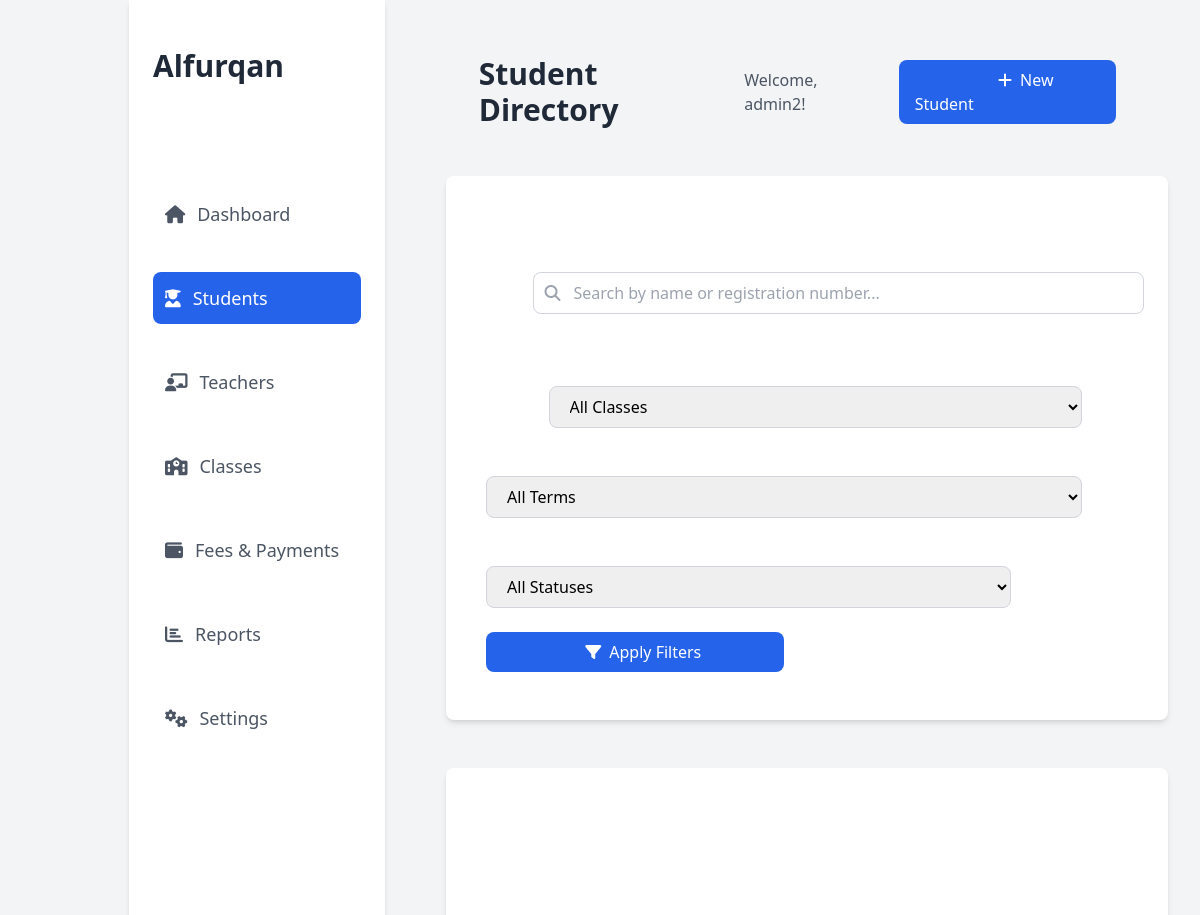
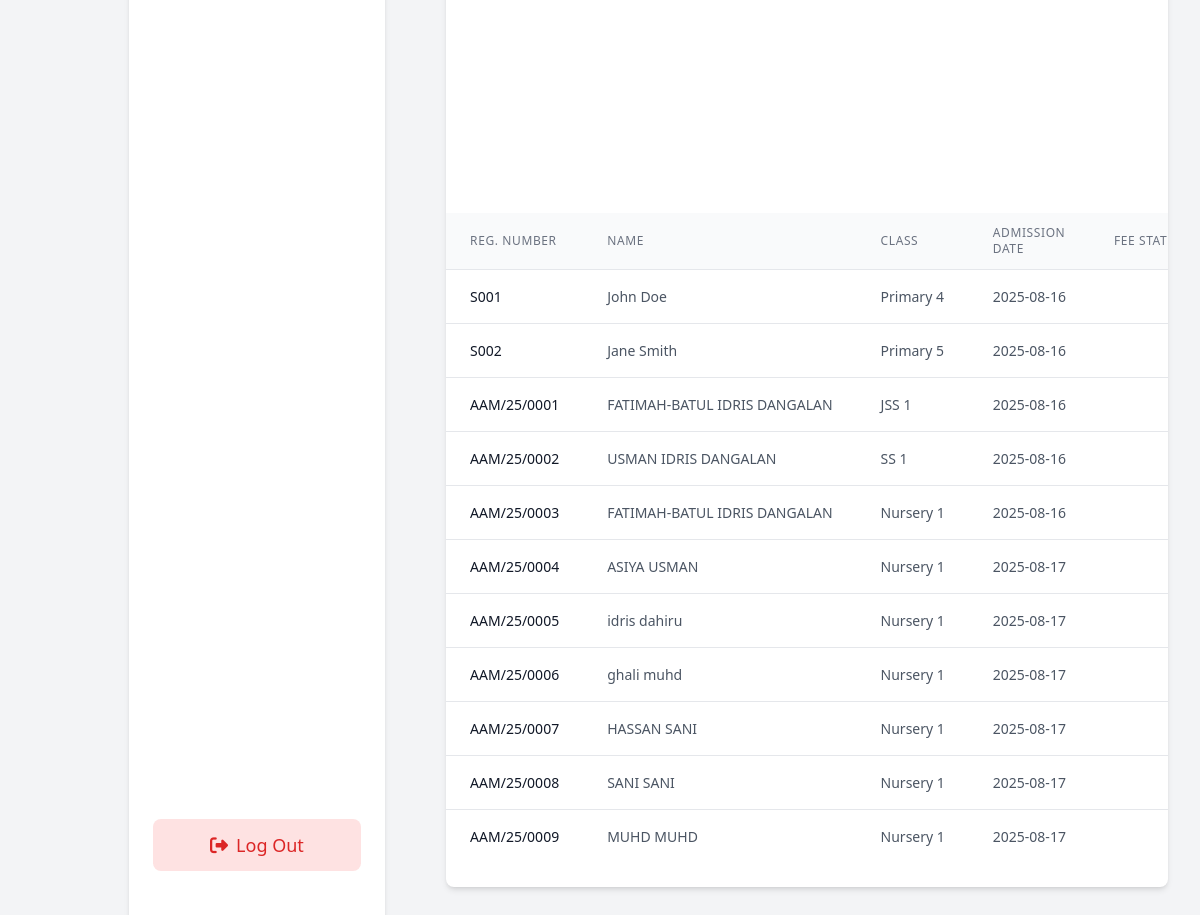
Page /students (signed in) on the committed database (2 pictures, top to bottom).
### app/models.py (models this page shows, shortened)
class User(db.Model, UserMixin):
    __tablename__ = 'users'
    id = db.Column(db.Integer, primary_key=True)
    username = db.Column(db.String(64), unique=True, nullable=False)
    password_hash = db.Column(db.String(128), nullable=False)
    role = db.Column(db.String(64), default='user', nullable=False)
    @property
    def password(self):
        """Prevents access to password property"""
        raise AttributeError('password is not a readable attribute')

class Student(db.Model):
    __tablename__ = 'students'
    reg_number = db.Column(db.String(20), primary_key=True, nullable=False)
    name = db.Column(db.String(100), nullable=False)
    dob = db.Column(db.String(10), nullable=False)
    gender = db.Column(db.String(10), nullable=False)
    address = db.Column(db.String(200))
    phone = db.Column(db.String(20))
    email = db.Column(db.String(100))
    student_class = db.Column(db.String(50), nullable=False)
    term = db.Column(db.String(50), nullable=False)
    academic_year = db.Column(db.String(10), nullable=False)
    admission_date = db.Column(db.String(10), nullable=False)
    payments = db.relationship('Payment', back_populates='student', lazy=True)

### app/routes.py (the view)
@main.route('/students', defaults={'student_class': None})
@main.route('/students/<student_class>')
@login_required
def students(student_class):
    status_filter = request.args.get('status', 'all')
    class_filter = student_class or request.args.get('class', 'all')
    term_filter = request.args.get('term', 'all')
    search_query = request.args.get('search_query', '').strip()
    students_data = Student.query
    if class_filter != 'all':
        students_data = students_data.filter_by(student_class=class_filter)
    if term_filter != 'all':
        students_data = students_data.filter_by(term=term_filter)
    if search_query:
        students_data = students_data.filter(
            (Student.name.like(f'%{search_query}%')) |
            (Student.reg_number.like(f'%{search_query}%'))
        )
    students_data = students_data.all()
    current_academic_year, current_term_for_status = get_current_school_period()
    students_with_status = []
    for student in students_data:
        student.fee_status = get_fee_status(student.reg_number, current_academic_year, current_term_for_status)
        students_with_status.append(student)
    if status_filter != 'all':
        students_with_status = [s for s in students_with_status if s.fee_status == status_filter]
    all_classes = sorted(c.name for c in Class.query.all())
    all_terms = ['First Term', 'Second Term', 'Third Term']
    return render_template(
        'students.html',
        students=students_with_status,
        status_filter=status_filter,
        class_filter=class_filter,
        term_filter=term_filter,
        search_query=search_query,
        classes=all_classes,
        terms=all_terms
    )

### app/__init__.py (called while the page is built)
def get_current_school_period():
    now = datetime.now()
    month = now.month
    if 9 <= month <= 12:
        academic_year = f"{now.year}/{now.year + 1}"
        term = "First Term"
    elif 1 <= month <= 4:
        academic_year = f"{now.year - 1}/{now.year}"
        term = "Second Term"
    else: # 5 <= month <= 8
        academic_year = f"{now.year - 1}/{now.year}"
        term = "Third Term"
    return {
        'academic_year': academic_year,
        'term': term
    }

### app/routes.py (called while the page is built)
def get_fee_status(student_reg_number, academic_year_check, term_check):
    student = Student.query.get(student_reg_number)
    if not student:
        return 'N/A'
    expected_fee = Fee.query.filter_by(
        student_class=student.student_class,
        term=term_check,
        academic_year=academic_year_check
    ).first()
    expected_amount = expected_fee.amount if expected_fee else 0.0
    total_paid = db.session.query(db.func.sum(Payment.amount_paid)).filter(
        Payment.student_reg_number == student_reg_number,
        Payment.term == term_check,
        Payment.academic_year == academic_year_check
    ).scalar() or 0.0
    if expected_amount > 0:
        if total_paid >= expected_amount:
            return 'Paid'
        else:
            return 'Defaulter'
    else:
        return 'Paid'

### app/templates/students.html (shortened to what this page needs)
<!DOCTYPE html>
<html lang="en">
<head>
    <script src="https://cdn.tailwindcss.com"></script>
    <link href="https://cdnjs.cloudflare.com/ajax/libs/font-awesome/6.4.0/css/all.min.css" rel="stylesheet">
</head>
<body class="bg-gray-100 flex h-screen">
    <aside class="w-64 bg-white p-6 shadow-md flex flex-col">
        <h1 class="text-3xl font-bold text-gray-800 mb-8">Alfurqan</h1>
        <nav class="flex-grow">
            <ul class="space-y-2">
                <li><a href="{{ url_for('main.dashboard') }}" class="flex items-center p-3 text-lg font-medium text-gray-600 hover:bg-gray-200 rounded-lg transition-colors duration-200"><i class="fas fa-home mr-3"></i>Dashboard</a></li>
                <li><a href="{{ url_for('main.students') }}" class="flex items-center p-3 text-lg font-medium text-white bg-blue-600 rounded-lg transition-colors duration-200"><i class="fas fa-user-graduate mr-3"></i>Students</a></li>
                <li><a href="{{ url_for('main.teachers') }}" class="flex items-center p-3 text-lg font-medium text-gray-600 hover:bg-gray-200 rounded-lg transition-colors duration-200"><i class="fas fa-chalkboard-teacher mr-3"></i>Teachers</a></li>
                <li><a href="{{ url_for('main.manage_classes') }}" class="flex items-center p-3 text-lg font-medium text-gray-600 hover:bg-gray-200 rounded-lg transition-colors duration-200"><i class="fas fa-school mr-3"></i>Classes</a></li>
                <li><a href="{{ url_for('main.fees') }}" class="flex items-center p-3 text-lg font-medium text-gray-600 hover:bg-gray-200 rounded-lg transition-colors duration-200"><i class="fas fa-wallet mr-3"></i>Fees & Payments</a></li>
                <li><a href="{{ url_for('main.reports') }}" class="flex items-center p-3 text-lg font-medium text-gray-600 hover:bg-gray-200 rounded-lg transition-colors duration-200"><i class="fas fa-chart-bar mr-3"></i>Reports</a></li>
                <li><a href="{{ url_for('main.settings') }}" class="flex items-center p-3 text-lg font-medium text-gray-600 hover:bg-gray-200 rounded-lg transition-colors duration-200"><i class="fas fa-cogs mr-3"></i>Settings</a></li>
            </ul>
        </nav>
        <div class="mt-8">
            <a href="{{ url_for('main.logout') }}" class="block text-center p-3 text-lg font-medium text-red-600 bg-red-100 rounded-lg hover:bg-red-200 transition-colors duration-200"><i class="fas fa-sign-out-alt mr-2"></i>Log Out</a>
        </div>
    </aside>
    <main class="flex-1 p-8 overflow-y-auto">
        <header class="flex justify-between items-center mb-6">
            <h2 class="text-3xl font-semibold text-gray-800">Student Directory</h2>
            <div class="flex items-center space-x-4">
                <span class="text-gray-600">Welcome, {{ current_user.username }}!</span>
                <a href="{{ url_for('main.register_student') }}" class="bg-blue-600 text-white px-4 py-2 rounded-lg hover:bg-blue-700 transition-colors duration-200">
                    <i class="fas fa-plus mr-2"></i>New Student
                </a>
            </div>
        </header>
        <div class="bg-white p-6 rounded-lg shadow-md mb-6">
            <form action="{{ url_for('main.students') }}" method="get" class="flex flex-wrap items-center space-x-4">
                <div class="flex-grow">
                    <div class="relative">
                        <input type="text" id="search_query" name="search_query" value="{{ search_query }}" placeholder="Search by name or registration number..." class="w-full pl-10 pr-4 py-2 border border-gray-300 rounded-lg focus:outline-none focus:ring-2 focus:ring-blue-500">
                        <i class="fas fa-search absolute left-3 top-1/2 transform -translate-y-1/2 text-gray-400"></i>
                    </div>
                </div>
                <div class="flex-grow">
                    <select id="class_filter" name="class" class="w-full px-4 py-2 border border-gray-300 rounded-lg focus:outline-none focus:ring-2 focus:ring-blue-500">
                        <option value="all" {% if class_filter == 'all' %}selected{% endif %}>All Classes</option>
                    </select>
                </div>
                <div class="flex-grow">
                    <select id="term_filter" name="term" class="w-full px-4 py-2 border border-gray-300 rounded-lg focus:outline-none focus:ring-2 focus:ring-blue-500">
                        <option value="all" {% if term_filter == 'all' %}selected{% endif %}>All Terms</option>
                    </select>
                </div>
                <div class="flex-grow">
                    <select id="status_filter" name="status" class="w-full px-4 py-2 border border-gray-300 rounded-lg focus:outline-none focus:ring-2 focus:ring-blue-500">
                        <option value="all" {% if status_filter == 'all' %}selected{% endif %}>All Statuses</option>
                    </select>
                </div>
                <button type="submit" class="bg-blue-600 text-white px-4 py-2 rounded-lg hover:bg-blue-700 transition-colors duration-200">
                    <i class="fas fa-filter mr-2"></i>Apply Filters
                </button>
            </form>
        </div>
        <div class="bg-white rounded-lg shadow-md overflow-hidden">
            {% if students %}
            <table class="min-w-full divide-y divide-gray-200">
                <thead class="bg-gray-50">
                    <tr>
                        <th class="px-6 py-3 text-left text-xs font-medium text-gray-500 uppercase tracking-wider">Reg. Number</th>
                        <th class="px-6 py-3 text-left text-xs font-medium text-gray-500 uppercase tracking-wider">Name</th>
                        <th class="px-6 py-3 text-left text-xs font-medium text-gray-500 uppercase tracking-wider">Class</th>
                        <th class="px-6 py-3 text-left text-xs font-medium text-gray-500 uppercase tracking-wider">Admission Date</th>
                        <th class="px-6 py-3 text-left text-xs font-medium text-gray-500 uppercase tracking-wider">Fee Status</th>
                    </tr>
                </thead>
                <tbody class="bg-white divide-y divide-gray-200">
                    {% for student in students %}
                    <tr>
                        <td class="px-6 py-4 whitespace-nowrap text-sm font-medium text-gray-900">{{ student.reg_number }}</td>
                        <td class="px-6 py-4 whitespace-nowrap text-sm text-gray-600">{{ student.name }}</td>
                        <td class="px-6 py-4 whitespace-nowrap text-sm text-gray-600">{{ student.student_class }}</td>
                        <td class="px-6 py-4 whitespace-nowrap text-sm text-gray-600">{{ student.admission_date }}</td>
                        <td class="px-6 py-4 whitespace-nowrap text-sm">
                        </td>
                    </tr>
                    {% endfor %}
                </tbody>
            </table>
            {% else %}
            <div class="p-6 text-center text-gray-500">
                <p>No students found matching your criteria.</p>
            </div>
            {% endif %}
        </div>
    </main>
</body>
</html>

### app/templates/students.html (style rules this page uses)
body { font-family: 'Inter', sans-serif; background-color: #f3f4f6; }

### rows in the picture
User: username "admin2"
Student: reg_number "S001", name "John Doe", student_class "Primary 4", admission_date "2025-08-16"
Student: reg_number "S002", name "Jane Smith", student_class "Primary 5", admission_date "2025-08-16"
Student: reg_number "AAM/25/0001", name "FATIMAH-BATUL IDRIS DANGALAN", student_class "JSS 1", admission_date "2025-08-16"
Student: reg_number "AAM/25/0002", name "USMAN IDRIS DANGALAN", student_class "SS 1", admission_date "2025-08-16"
Student: reg_number "AAM/25/0003", name "FATIMAH-BATUL IDRIS DANGALAN", student_class "Nursery 1", admission_date "2025-08-16"
Student: reg_number "AAM/25/0004", name "ASIYA USMAN", student_class "Nursery 1", admission_date "2025-08-17"
Student: reg_number "AAM/25/0005", name "idris dahiru", student_class "Nursery 1", admission_date "2025-08-17"
Student: reg_number "AAM/25/0006", name "ghali muhd", student_class "Nursery 1", admission_date "2025-08-17"
Student: reg_number "AAM/25/0007", name "HASSAN SANI", student_class "Nursery 1", admission_date "2025-08-17"
Student: reg_number "AAM/25/0008", name "SANI SANI", student_class "Nursery 1", admission_date "2025-08-17"
Student: reg_number "AAM/25/0009", name "MUHD MUHD", student_class "Nursery 1", admission_date "2025-08-17"
